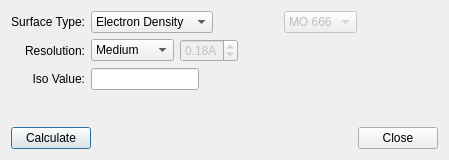
<?xml version="1.0" encoding="UTF-8"?>
<ui version="4.0">
 <class>SurfaceDialog</class>
 <widget class="QDialog" name="SurfaceDialog">
  <property name="geometry">
   <rect>
    <x>0</x>
    <y>0</y>
    <width>449</width>
    <height>160</height>
   </rect>
  </property>
  <property name="windowTitle">
   <string>Create Surfaces</string>
  </property>
  <layout class="QVBoxLayout" name="verticalLayout">
   <item>
    <layout class="QGridLayout" name="gridLayout">
     <item row="0" column="0">
      <widget class="QLabel" name="label">
       <property name="contextMenuPolicy">
        <enum>Qt::DefaultContextMenu</enum>
       </property>
       <property name="text">
        <string>Surface Type:</string>
       </property>
       <property name="alignment">
        <set>Qt::AlignRight|Qt::AlignTrailing|Qt::AlignVCenter</set>
       </property>
       <property name="buddy">
        <cstring>surfaceCombo</cstring>
       </property>
      </widget>
     </item>
     <item row="0" column="1">
      <layout class="QHBoxLayout" name="horizontalLayout_6">
       <item>
        <widget class="QComboBox" name="surfaceCombo">
         <item>
          <property name="text">
           <string>Electron Density</string>
          </property>
         </item>
         <item>
          <property name="text">
           <string>Molecular Orbital</string>
          </property>
         </item>
         <item>
          <property name="text">
          <string>Gaussian Cube</string>
          </property>
         </item>
        </widget>
       </item>
       <item>
        <spacer name="horizontalSpacer_2">
         <property name="orientation">
          <enum>Qt::Horizontal</enum>
         </property>
         <property name="sizeHint" stdset="0">
          <size>
           <width>40</width>
           <height>20</height>
          </size>
         </property>
        </spacer>
       </item>
      </layout>
     </item>
     <item row="0" column="2">
      <layout class="QHBoxLayout" name="horizontalLayout_7">
       <item>
        <widget class="QComboBox" name="moCombo">
         <property name="enabled">
          <bool>false</bool>
         </property>
         <property name="editable">
          <bool>false</bool>
         </property>
         <property name="currentIndex">
          <number>0</number>
         </property>
         <item>
          <property name="text">
           <string notr="true">MO 666</string>
          </property>
         </item>
        </widget>
       </item>
       <item>
        <spacer name="horizontalSpacer_7">
         <property name="orientation">
          <enum>Qt::Horizontal</enum>
         </property>
         <property name="sizeHint" stdset="0">
          <size>
           <width>40</width>
           <height>20</height>
          </size>
         </property>
        </spacer>
       </item>
      </layout>
     </item>
     <item row="1" column="1">
      <layout class="QHBoxLayout" name="horizontalLayout_5"/>
     </item>
     <item row="1" column="2">
      <layout class="QHBoxLayout" name="horizontalLayout_8"/>
     </item>
     <item row="2" column="0">
      <widget class="QLabel" name="label_3">
       <property name="text">
        <string>Resolution:</string>
       </property>
       <property name="alignment">
        <set>Qt::AlignRight|Qt::AlignTrailing|Qt::AlignVCenter</set>
       </property>
       <property name="buddy">
        <cstring>resolutionCombo</cstring>
       </property>
      </widget>
     </item>
     <item row="2" column="1">
      <layout class="QHBoxLayout" name="horizontalLayout_4">
       <item>
        <widget class="QComboBox" name="resolutionCombo">
         <property name="currentIndex">
          <number>2</number>
         </property>
         <item>
          <property name="text">
           <string comment="very low resolution">Very Low</string>
          </property>
         </item>
         <item>
          <property name="text">
           <string comment="low resolution">Low</string>
          </property>
         </item>
         <item>
          <property name="text">
           <string comment="medium resolution">Medium</string>
          </property>
         </item>
         <item>
          <property name="text">
           <string comment="high resolution">High</string>
          </property>
         </item>
         <item>
          <property name="text">
           <string comment="very high resolution">Very High</string>
          </property>
         </item>
         <item>
          <property name="text">
           <string>Custom</string>
          </property>
         </item>
        </widget>
       </item>
       <item>
        <widget class="QDoubleSpinBox" name="resolutionSpinBox">
         <property name="enabled">
          <bool>false</bool>
         </property>
         <property name="suffix">
          <string>A</string>
         </property>
         <property name="minimum">
          <double>0.010000000000000</double>
         </property>
         <property name="maximum">
          <double>2.000000000000000</double>
         </property>
         <property name="singleStep">
          <double>0.100000000000000</double>
         </property>
         <property name="value">
          <double>0.180000000000000</double>
         </property>
        </widget>
       </item>
       <item>
        <spacer name="horizontalSpacer_6">
         <property name="orientation">
          <enum>Qt::Horizontal</enum>
         </property>
         <property name="sizeHint" stdset="0">
          <size>
           <width>40</width>
           <height>20</height>
          </size>
         </property>
        </spacer>
       </item>
      </layout>
     </item>
     <item row="3" column="0">
      <widget class="QLabel" name="label_4">
       <property name="toolTip">
        <string>Isosurface cutoff value</string>
       </property>
       <property name="text">
        <string>Iso Value:</string>
       </property>
       <property name="alignment">
        <set>Qt::AlignRight|Qt::AlignTrailing|Qt::AlignVCenter</set>
       </property>
       <property name="buddy">
        <cstring>isoValueEdit</cstring>
       </property>
      </widget>
     </item>
     <item row="3" column="1">
      <layout class="QHBoxLayout" name="horizontalLayout_2">
       <item>
        <widget class="QLineEdit" name="isoValueEdit"/>
       </item>
       <item>
        <spacer name="horizontalSpacer_4">
         <property name="orientation">
          <enum>Qt::Horizontal</enum>
         </property>
         <property name="sizeHint" stdset="0">
          <size>
           <width>40</width>
           <height>20</height>
          </size>
         </property>
        </spacer>
       </item>
      </layout>
     </item>
     <item row="4" column="1">
      <layout class="QHBoxLayout" name="horizontalLayout_3"/>
     </item>
    </layout>
   </item>
   <item>
    <spacer name="verticalSpacer">
     <property name="orientation">
      <enum>Qt::Vertical</enum>
     </property>
     <property name="sizeHint" stdset="0">
      <size>
       <width>20</width>
       <height>10</height>
      </size>
     </property>
    </spacer>
   </item>
   <item>
    <layout class="QHBoxLayout" name="horizontalLayout">
     <item>
      <widget class="QPushButton" name="calculateButton">
       <property name="text">
        <string>Calculate</string>
       </property>
      </widget>
     </item>
     <item>
      <spacer name="horizontalSpacer">
       <property name="orientation">
        <enum>Qt::Horizontal</enum>
       </property>
       <property name="sizeHint" stdset="0">
        <size>
         <width>40</width>
         <height>20</height>
        </size>
       </property>
      </spacer>
     </item>
     <item>
      <widget class="QDialogButtonBox" name="buttonBox">
       <property name="orientation">
        <enum>Qt::Horizontal</enum>
       </property>
       <property name="standardButtons">
        <set>QDialogButtonBox::Close</set>
       </property>
      </widget>
     </item>
    </layout>
   </item>
  </layout>
 </widget>
 <tabstops>
  <tabstop>surfaceCombo</tabstop>
  <tabstop>moCombo</tabstop>
  <tabstop>resolutionCombo</tabstop>
  <tabstop>isoValueEdit</tabstop>
  <tabstop>calculateButton</tabstop>
  <tabstop>buttonBox</tabstop>
 </tabstops>
 <resources/>
 <connections>
  <connection>
   <sender>buttonBox</sender>
   <signal>accepted()</signal>
   <receiver>SurfaceDialog</receiver>
   <slot>accept()</slot>
   <hints>
    <hint type="sourcelabel">
     <x>248</x>
     <y>254</y>
    </hint>
    <hint type="destinationlabel">
     <x>157</x>
     <y>274</y>
    </hint>
   </hints>
  </connection>
  <connection>
   <sender>buttonBox</sender>
   <signal>rejected()</signal>
   <receiver>SurfaceDialog</receiver>
   <slot>reject()</slot>
   <hints>
    <hint type="sourcelabel">
     <x>316</x>
     <y>260</y>
    </hint>
    <hint type="destinationlabel">
     <x>286</x>
     <y>274</y>
    </hint>
   </hints>
  </connection>
 </connections>
</ui>
